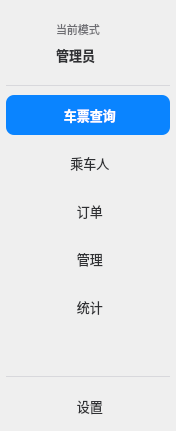
     <widget class="QWidget" name="navWidget" native="true">
      <property name="minimumSize">
       <size>
        <width>160</width>
        <height>0</height>
       </size>
      </property>
      <property name="maximumSize">
       <size>
        <width>176</width>
        <height>16777215</height>
       </size>
      </property>
      <property name="styleSheet">
    <string notr="true">QWidget#navWidget {
    background-color: #F0F4F9;
    border-right: 1px solid #D8D8DC;
}

QWidget#userModeCard {
    background-color: transparent;
    border: none;
}

QLabel#labelUserModeCaption {
    color: #6E6E73;
    font-size: 11px;
}

QLabel#labelUserModeValue {
    color: #2F3033;
    font-size: 13px;
    font-weight: 600;
}

QToolButton {
    background-color: transparent;
    border: none;
    border-radius: 8px;
    padding: 6px 12px;
    color: #2F3033;
    font-size: 13px;
    text-align: left;
}

QToolButton:hover {
    background-color: #E2E3E6;
    color: #2F3033;
}

QToolButton:checked {
    background-color: #0A84FF;
    color: white;
    font-weight: 600;
}

QToolButton:checked:hover {
    background-color: #0A84FF;
    color: white;
}

QToolButton:pressed {
    background-color: #0071E3;
    color: white;
}

/* 日期栏只保留 QDateEdit 外层边框，内部编辑框不重复绘制。 */
QDateEdit QLineEdit {
    border: none;
    border-radius: 0;
    background: transparent;
}</string>
      </property>
      <layout class="QVBoxLayout" name="verticalLayout">
       <property name="spacing">
        <number>8</number>
       </property>
       <property name="leftMargin">
        <number>6</number>
       </property>
       <property name="topMargin">
        <number>8</number>
       </property>
       <property name="rightMargin">
        <number>6</number>
       </property>
       <property name="bottomMargin">
        <number>5</number>
       </property>
       <item>
        <widget class="QWidget" name="userModeCard" native="true">
         <property name="minimumSize"><size><width>0</width><height>68</height></size></property>
         <layout class="QHBoxLayout" name="horizontalLayoutUserMode">
          <property name="spacing"><number>8</number></property>
          <property name="leftMargin"><number>8</number></property>
          <property name="topMargin"><number>10</number></property>
          <property name="rightMargin"><number>8</number></property>
          <property name="bottomMargin"><number>10</number></property>
          <item>
           <widget class="AvatarWidget" name="labelUserModeAvatar">
            <property name="minimumSize"><size><width>34</width><height>34</height></size></property>
            <property name="maximumSize"><size><width>34</width><height>34</height></size></property>
           </widget>
          </item>
          <item>
           <layout class="QVBoxLayout" name="verticalLayoutUserModeText">
            <property name="spacing"><number>2</number></property>
            <item><widget class="QLabel" name="labelUserModeCaption"><property name="text"><string>当前模式</string></property></widget></item>
            <item><widget class="QLabel" name="labelUserModeValue"><property name="text"><string>管理员</string></property></widget></item>
           </layout>
          </item>
         </layout>
        </widget>
       </item>
       <item>
        <widget class="QFrame" name="lineUserModeSeparator">
         <property name="styleSheet"><string notr="true">color: #D8D8DC;</string></property>
         <property name="frameShape"><enum>QFrame::Shape::HLine</enum></property>
         <property name="frameShadow"><enum>QFrame::Shadow::Plain</enum></property>
         <property name="lineWidth"><number>1</number></property>
        </widget>
       </item>
       <item>
        <widget class="QToolButton" name="btnQuery">
                 <property name="icon">
                    <iconset resource="resources.qrc">:/icons/nav-search.svg</iconset>
                 </property>
         <property name="sizePolicy">
          <sizepolicy hsizetype="Expanding" vsizetype="Fixed">
           <horstretch>0</horstretch>
           <verstretch>0</verstretch>
          </sizepolicy>
         </property>
         <property name="minimumSize">
          <size>
           <width>60</width>
           <height>40</height>
          </size>
         </property>
         <property name="text">
          <string> 车票查询</string>
         </property>
         <property name="checkable">
          <bool>true</bool>
         </property>
         <property name="checked">
          <bool>true</bool>
         </property>
         <property name="autoExclusive">
          <bool>true</bool>
         </property>
         <property name="toolButtonStyle">
          <enum>Qt::ToolButtonStyle::ToolButtonTextBesideIcon</enum>
         </property>
        </widget>
       </item>
       <item>
        <widget class="QToolButton" name="btnPassenger">
                 <property name="icon">
                    <iconset resource="resources.qrc">:/icons/nav-users.svg</iconset>
                 </property>
         <property name="sizePolicy">
          <sizepolicy hsizetype="Expanding" vsizetype="Fixed">
           <horstretch>0</horstretch>
           <verstretch>0</verstretch>
          </sizepolicy>
         </property>
         <property name="minimumSize">
          <size>
           <width>60</width>
           <height>40</height>
          </size>
         </property>
         <property name="text">
          <string> 乘车人</string>
         </property>
         <property name="checkable">
          <bool>true</bool>
         </property>
         <property name="autoExclusive">
          <bool>true</bool>
         </property>
         <property name="toolButtonStyle">
          <enum>Qt::ToolButtonStyle::ToolButtonTextBesideIcon</enum>
         </property>
        </widget>
       </item>
       <item>
        <widget class="QToolButton" name="btnOrder">
                 <property name="icon">
                    <iconset resource="resources.qrc">:/icons/nav-orders.svg</iconset>
                 </property>
         <property name="sizePolicy">
          <sizepolicy hsizetype="Expanding" vsizetype="Fixed">
           <horstretch>0</horstretch>
           <verstretch>0</verstretch>
          </sizepolicy>
         </property>
         <property name="minimumSize">
          <size>
           <width>60</width>
           <height>40</height>
          </size>
         </property>
         <property name="text">
          <string> 订单</string>
         </property>
         <property name="checkable">
          <bool>true</bool>
         </property>
         <property name="autoExclusive">
          <bool>true</bool>
         </property>
         <property name="toolButtonStyle">
          <enum>Qt::ToolButtonStyle::ToolButtonTextBesideIcon</enum>
         </property>
        </widget>
       </item>
       <item>
        <widget class="QToolButton" name="btnAdmin">
                 <property name="icon">
                    <iconset resource="resources.qrc">:/icons/nav-admin.svg</iconset>
                 </property>
         <property name="sizePolicy">
          <sizepolicy hsizetype="Expanding" vsizetype="Fixed">
           <horstretch>0</horstretch>
           <verstretch>0</verstretch>
          </sizepolicy>
         </property>
         <property name="minimumSize">
          <size>
           <width>60</width>
           <height>40</height>
          </size>
         </property>
         <property name="text">
          <string> 管理</string>
         </property>
         <property name="checkable">
          <bool>true</bool>
         </property>
         <property name="autoExclusive">
          <bool>true</bool>
         </property>
         <property name="toolButtonStyle">
          <enum>Qt::ToolButtonStyle::ToolButtonTextBesideIcon</enum>
         </property>
        </widget>
       </item>
       <item>
        <widget class="QToolButton" name="btnStatistics">
                 <property name="icon">
                    <iconset resource="resources.qrc">:/icons/nav-statistics.svg</iconset>
                 </property>
         <property name="sizePolicy">
          <sizepolicy hsizetype="Expanding" vsizetype="Fixed">
           <horstretch>0</horstretch>
           <verstretch>0</verstretch>
          </sizepolicy>
         </property>
         <property name="minimumSize">
          <size>
           <width>60</width>
           <height>40</height>
          </size>
         </property>
         <property name="text">
          <string> 统计</string>
         </property>
         <property name="checkable">
          <bool>true</bool>
         </property>
         <property name="autoExclusive">
          <bool>true</bool>
         </property>
         <property name="toolButtonStyle">
          <enum>Qt::ToolButtonStyle::ToolButtonTextBesideIcon</enum>
         </property>
        </widget>
       </item>
       <item>
        <spacer name="verticalSpacer">
         <property name="orientation">
          <enum>Qt::Orientation::Vertical</enum>
         </property>
         <property name="sizeHint" stdset="0">
          <size>
           <width>20</width>
           <height>40</height>
          </size>
         </property>
       </spacer>
      </item>
       <item>
        <widget class="QFrame" name="lineSettingsSeparator">
         <property name="styleSheet"><string notr="true">color: #D8D8DC;</string></property>
         <property name="frameShape"><enum>QFrame::Shape::HLine</enum></property>
         <property name="frameShadow"><enum>QFrame::Shadow::Plain</enum></property>
         <property name="lineWidth"><number>1</number></property>
        </widget>
       </item>
       <item>
        <widget class="QToolButton" name="btnSettings">
                 <property name="icon">
                    <iconset resource="resources.qrc">:/icons/nav-settings.svg</iconset>
                 </property>
         <property name="sizePolicy">
          <sizepolicy hsizetype="Expanding" vsizetype="Fixed">
           <horstretch>0</horstretch>
           <verstretch>0</verstretch>
          </sizepolicy>
         </property>
         <property name="minimumSize">
          <size>
           <width>60</width>
           <height>40</height>
          </size>
         </property>
         <property name="text">
          <string> 设置</string>
         </property>
         <property name="checkable">
          <bool>true</bool>
         </property>
         <property name="autoExclusive">
          <bool>true</bool>
         </property>
         <property name="toolButtonStyle">
            <enum>Qt::ToolButtonStyle::ToolButtonTextBesideIcon</enum>
           </property>
          </widget>
         </item>
        </layout>
       </widget>
